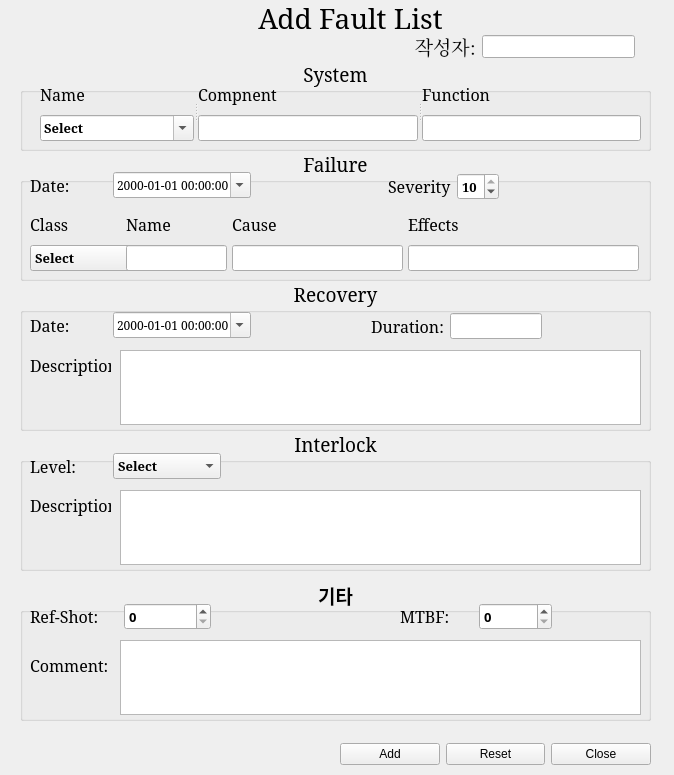
<ui version="4.0" >
 <class>Form</class>
 <widget class="QWidget" name="Form" >
  <property name="windowModality" >
   <enum>Qt::ApplicationModal</enum>
  </property>
  <property name="geometry" >
   <rect>
    <x>0</x>
    <y>0</y>
    <width>674</width>
    <height>775</height>
   </rect>
  </property>
  <property name="windowTitle" >
   <string>Form</string>
  </property>
  <widget class="QLabel" name="lbTitle" >
   <property name="geometry" >
    <rect>
     <x>180</x>
     <y>0</y>
     <width>341</width>
     <height>36</height>
    </rect>
   </property>
   <property name="font" >
    <font>
     <family>Luxi Serif</family>
     <pointsize>21</pointsize>
     <weight>50</weight>
     <bold>false</bold>
    </font>
   </property>
   <property name="text" >
    <string>Add Fault List</string>
   </property>
   <property name="alignment" >
    <set>Qt::AlignCenter</set>
   </property>
  </widget>
  <widget class="QGroupBox" name="groupBox" >
   <property name="geometry" >
    <rect>
     <x>20</x>
     <y>60</y>
     <width>631</width>
     <height>91</height>
    </rect>
   </property>
   <property name="font" >
    <font>
     <family>Luxi Serif</family>
     <pointsize>14</pointsize>
    </font>
   </property>
   <property name="title" >
    <string>System</string>
   </property>
   <property name="alignment" >
    <set>Qt::AlignHCenter</set>
   </property>
   <widget class="QSplitter" name="splitter" >
    <property name="geometry" >
     <rect>
      <x>20</x>
      <y>20</y>
      <width>601</width>
      <height>61</height>
     </rect>
    </property>
    <property name="orientation" >
     <enum>Qt::Horizontal</enum>
    </property>
    <widget class="QWidget" name="layoutWidget" >
     <layout class="QVBoxLayout" >
      <item>
       <widget class="QLabel" name="label_10" >
        <property name="font" >
         <font>
          <family>Luxi Serif</family>
          <pointsize>12</pointsize>
          <weight>50</weight>
          <bold>false</bold>
         </font>
        </property>
        <property name="text" >
         <string>Name</string>
        </property>
        <property name="alignment" >
         <set>Qt::AlignLeading|Qt::AlignLeft|Qt::AlignVCenter</set>
        </property>
       </widget>
      </item>
      <item>
       <widget class="QComboBox" name="cbSubsystem" >
        <property name="font" >
         <font>
          <pointsize>10</pointsize>
          <weight>75</weight>
          <bold>true</bold>
         </font>
        </property>
        <property name="editable" >
         <bool>true</bool>
        </property>
        <item>
         <property name="text" >
          <string>Select</string>
         </property>
        </item>
        <item>
         <property name="text" >
          <string>CCS</string>
         </property>
        </item>
        <item>
         <property name="text" >
          <string>CLS</string>
         </property>
        </item>
        <item>
         <property name="text" >
          <string>CLS_HCS</string>
         </property>
        </item>
        <item>
         <property name="text" >
          <string>CLS_VPS</string>
         </property>
        </item>
        <item>
         <property name="text" >
          <string>CWF</string>
         </property>
        </item>
        <item>
         <property name="text" >
          <string>DDS</string>
         </property>
        </item>
        <item>
         <property name="text" >
          <string>DDS1</string>
         </property>
        </item>
        <item>
         <property name="text" >
          <string>DDS2</string>
         </property>
        </item>
        <item>
         <property name="text" >
          <string>DTV</string>
         </property>
        </item>
        <item>
         <property name="text" >
          <string>ECER</string>
         </property>
        </item>
        <item>
         <property name="text" >
          <string>ECH</string>
         </property>
        </item>
        <item>
         <property name="text" >
          <string>FS</string>
         </property>
        </item>
        <item>
         <property name="text" >
          <string>GEP</string>
         </property>
        </item>
        <item>
         <property name="text" >
          <string>HAM</string>
         </property>
        </item>
        <item>
         <property name="text" >
          <string>HDS</string>
         </property>
        </item>
        <item>
         <property name="text" >
          <string>HDS_VPS</string>
         </property>
        </item>
        <item>
         <property name="text" >
          <string>HDS_HCS</string>
         </property>
        </item>
        <item>
         <property name="text" >
          <string>HRS</string>
         </property>
        </item>
        <item>
         <property name="text" >
          <string>ICRH</string>
         </property>
        </item>
        <item>
         <property name="text" >
          <string>ICS</string>
         </property>
        </item>
        <item>
         <property name="text" >
          <string>MD</string>
         </property>
        </item>
        <item>
         <property name="text" >
          <string>MMW_I</string>
         </property>
        </item>
        <item>
         <property name="text" >
          <string>MPS</string>
         </property>
        </item>
        <item>
         <property name="text" >
          <string>MPS_PF</string>
         </property>
        </item>
        <item>
         <property name="text" >
          <string>MPS_PF1</string>
         </property>
        </item>
        <item>
         <property name="text" >
          <string>MPS_PF2</string>
         </property>
        </item>
        <item>
         <property name="text" >
          <string>MPS_PF3</string>
         </property>
        </item>
        <item>
         <property name="text" >
          <string>MPS_PF4</string>
         </property>
        </item>
        <item>
         <property name="text" >
          <string>MPS_PF5</string>
         </property>
        </item>
        <item>
         <property name="text" >
          <string>MPS_PF6</string>
         </property>
        </item>
        <item>
         <property name="text" >
          <string>MPS_PF7</string>
         </property>
        </item>
        <item>
         <property name="text" >
          <string>MPS_TF</string>
         </property>
        </item>
        <item>
         <property name="text" >
          <string>PCS</string>
         </property>
        </item>
        <item>
         <property name="text" >
          <string>PSI</string>
         </property>
        </item>
        <item>
         <property name="text" >
          <string>QDS</string>
         </property>
        </item>
        <item>
         <property name="text" >
          <string>RMS</string>
         </property>
        </item>
        <item>
         <property name="text" >
          <string>SIS</string>
         </property>
        </item>
        <item>
         <property name="text" >
          <string>TMS</string>
         </property>
        </item>
        <item>
         <property name="text" >
          <string>TMS_STRT</string>
         </property>
        </item>
        <item>
         <property name="text" >
          <string>TMS_TEMP</string>
         </property>
        </item>
        <item>
         <property name="text" >
          <string>VMS</string>
         </property>
        </item>
        <item>
         <property name="text" >
          <string>VMS_CR</string>
         </property>
        </item>
        <item>
         <property name="text" >
          <string>VMS_VV</string>
         </property>
        </item>
        <item>
         <property name="text" >
          <string>VSS</string>
         </property>
        </item>
        <item>
         <property name="text" >
          <string>ETC</string>
         </property>
        </item>
       </widget>
      </item>
     </layout>
    </widget>
    <widget class="QWidget" name="layoutWidget" >
     <layout class="QVBoxLayout" >
      <item>
       <widget class="QLabel" name="label_9" >
        <property name="font" >
         <font>
          <family>Luxi Serif</family>
          <pointsize>12</pointsize>
          <weight>50</weight>
          <bold>false</bold>
         </font>
        </property>
        <property name="text" >
         <string>Compnent</string>
        </property>
        <property name="alignment" >
         <set>Qt::AlignLeading|Qt::AlignLeft|Qt::AlignVCenter</set>
        </property>
       </widget>
      </item>
      <item>
       <widget class="QLineEdit" name="leCompo" >
        <property name="font" >
         <font>
          <pointsize>10</pointsize>
          <weight>50</weight>
          <bold>false</bold>
         </font>
        </property>
       </widget>
      </item>
     </layout>
    </widget>
    <widget class="QWidget" name="layoutWidget" >
     <layout class="QVBoxLayout" >
      <item>
       <widget class="QLabel" name="label_11" >
        <property name="font" >
         <font>
          <family>Luxi Serif</family>
          <pointsize>12</pointsize>
          <weight>50</weight>
          <bold>false</bold>
         </font>
        </property>
        <property name="text" >
         <string>Function</string>
        </property>
        <property name="alignment" >
         <set>Qt::AlignLeading|Qt::AlignLeft|Qt::AlignVCenter</set>
        </property>
       </widget>
      </item>
      <item>
       <widget class="QLineEdit" name="leFunc" >
        <property name="font" >
         <font>
          <pointsize>10</pointsize>
          <weight>50</weight>
          <bold>false</bold>
         </font>
        </property>
       </widget>
      </item>
     </layout>
    </widget>
   </widget>
  </widget>
  <widget class="QGroupBox" name="groupBox_2" >
   <property name="geometry" >
    <rect>
     <x>20</x>
     <y>150</y>
     <width>631</width>
     <height>131</height>
    </rect>
   </property>
   <property name="font" >
    <font>
     <family>Luxi Serif</family>
     <pointsize>14</pointsize>
    </font>
   </property>
   <property name="title" >
    <string>Failure</string>
   </property>
   <property name="alignment" >
    <set>Qt::AlignHCenter</set>
   </property>
   <widget class="QWidget" name="layoutWidget" >
    <property name="geometry" >
     <rect>
      <x>10</x>
      <y>20</y>
      <width>221</width>
      <height>31</height>
     </rect>
    </property>
    <layout class="QHBoxLayout" >
     <item>
      <widget class="QLabel" name="label_2" >
       <property name="font" >
        <font>
         <family>Luxi Serif</family>
         <pointsize>12</pointsize>
         <weight>50</weight>
         <bold>false</bold>
        </font>
       </property>
       <property name="text" >
        <string>Date:</string>
       </property>
       <property name="alignment" >
        <set>Qt::AlignLeading|Qt::AlignLeft|Qt::AlignVCenter</set>
       </property>
      </widget>
     </item>
     <item>
      <widget class="QDateTimeEdit" name="dtFDate" >
       <property name="font" >
        <font>
         <pointsize>9</pointsize>
         <weight>50</weight>
         <bold>false</bold>
        </font>
       </property>
       <property name="displayFormat" >
        <string>yyyy-MM-dd hh:mm:ss</string>
       </property>
       <property name="calendarPopup" >
        <bool>true</bool>
       </property>
      </widget>
     </item>
    </layout>
   </widget>
   <widget class="QWidget" name="layoutWidget" >
    <property name="geometry" >
     <rect>
      <x>10</x>
      <y>60</y>
      <width>115</width>
      <height>61</height>
     </rect>
    </property>
    <layout class="QVBoxLayout" >
     <item>
      <widget class="QLabel" name="label_13" >
       <property name="font" >
        <font>
         <family>Luxi Serif</family>
         <pointsize>12</pointsize>
         <weight>50</weight>
         <bold>false</bold>
        </font>
       </property>
       <property name="text" >
        <string>Class</string>
       </property>
       <property name="alignment" >
        <set>Qt::AlignLeading|Qt::AlignLeft|Qt::AlignVCenter</set>
       </property>
      </widget>
     </item>
     <item>
      <widget class="QComboBox" name="cbFType" >
       <property name="font" >
        <font>
         <pointsize>10</pointsize>
         <weight>75</weight>
         <bold>true</bold>
        </font>
       </property>
       <property name="editable" >
        <bool>false</bool>
       </property>
       <item>
        <property name="text" >
         <string>Select</string>
        </property>
       </item>
       <item>
        <property name="text" >
         <string>HW</string>
        </property>
       </item>
       <item>
        <property name="text" >
         <string>SW</string>
        </property>
       </item>
       <item>
        <property name="text" >
         <string>HW&amp;SW</string>
        </property>
       </item>
       <item>
        <property name="text" >
         <string>Operator</string>
        </property>
       </item>
       <item>
        <property name="text" >
         <string>Operator&amp;SW</string>
        </property>
       </item>
       <item>
        <property name="text" >
         <string>Sequence</string>
        </property>
       </item>
       <item>
        <property name="text" >
         <string>E-Sag</string>
        </property>
       </item>
       <item>
        <property name="text" >
         <string>E-Int</string>
        </property>
       </item>
       <item>
        <property name="text" >
         <string>Utility</string>
        </property>
       </item>
       <item>
        <property name="text" >
         <string>Installation</string>
        </property>
       </item>
       <item>
        <property name="text" >
         <string>U&amp;C</string>
        </property>
       </item>
       <item>
        <property name="text" >
         <string>Experiment</string>
        </property>
       </item>
       <item>
        <property name="text" >
         <string>Unknown</string>
        </property>
       </item>
       <item>
        <property name="text" >
         <string>Non-Classified</string>
        </property>
       </item>
       <item>
        <property name="text" >
         <string>Secondary</string>
        </property>
       </item>
       <item>
        <property name="text" >
         <string>ETC</string>
        </property>
       </item>
      </widget>
     </item>
    </layout>
   </widget>
   <widget class="QWidget" name="layoutWidget" >
    <property name="geometry" >
     <rect>
      <x>106</x>
      <y>60</y>
      <width>101</width>
      <height>61</height>
     </rect>
    </property>
    <layout class="QVBoxLayout" >
     <item>
      <widget class="QLabel" name="label_14" >
       <property name="font" >
        <font>
         <family>Luxi Serif</family>
         <pointsize>12</pointsize>
         <weight>50</weight>
         <bold>false</bold>
        </font>
       </property>
       <property name="text" >
        <string>Name</string>
       </property>
       <property name="alignment" >
        <set>Qt::AlignLeading|Qt::AlignLeft|Qt::AlignVCenter</set>
       </property>
      </widget>
     </item>
     <item>
      <widget class="QLineEdit" name="leFName" >
       <property name="font" >
        <font>
         <pointsize>10</pointsize>
         <weight>50</weight>
         <bold>false</bold>
        </font>
       </property>
      </widget>
     </item>
    </layout>
   </widget>
   <widget class="QWidget" name="layoutWidget" >
    <property name="geometry" >
     <rect>
      <x>212</x>
      <y>60</y>
      <width>171</width>
      <height>61</height>
     </rect>
    </property>
    <layout class="QVBoxLayout" >
     <item>
      <widget class="QLabel" name="label_16" >
       <property name="font" >
        <font>
         <family>Luxi Serif</family>
         <pointsize>12</pointsize>
         <weight>50</weight>
         <bold>false</bold>
        </font>
       </property>
       <property name="text" >
        <string>Cause</string>
       </property>
       <property name="alignment" >
        <set>Qt::AlignLeading|Qt::AlignLeft|Qt::AlignVCenter</set>
       </property>
      </widget>
     </item>
     <item>
      <widget class="QLineEdit" name="leFCause" >
       <property name="font" >
        <font>
         <pointsize>10</pointsize>
         <weight>50</weight>
         <bold>false</bold>
        </font>
       </property>
      </widget>
     </item>
    </layout>
   </widget>
   <widget class="QWidget" name="layoutWidget" >
    <property name="geometry" >
     <rect>
      <x>388</x>
      <y>60</y>
      <width>231</width>
      <height>61</height>
     </rect>
    </property>
    <layout class="QVBoxLayout" >
     <item>
      <widget class="QLabel" name="label_17" >
       <property name="font" >
        <font>
         <family>Luxi Serif</family>
         <pointsize>12</pointsize>
         <weight>50</weight>
         <bold>false</bold>
        </font>
       </property>
       <property name="text" >
        <string>Effects</string>
       </property>
       <property name="alignment" >
        <set>Qt::AlignLeading|Qt::AlignLeft|Qt::AlignVCenter</set>
       </property>
      </widget>
     </item>
     <item>
      <widget class="QLineEdit" name="leFEffect" >
       <property name="font" >
        <font>
         <pointsize>10</pointsize>
         <weight>50</weight>
         <bold>false</bold>
        </font>
       </property>
      </widget>
     </item>
    </layout>
   </widget>
   <widget class="QWidget" name="layoutWidget" >
    <property name="geometry" >
     <rect>
      <x>368</x>
      <y>20</y>
      <width>111</width>
      <height>33</height>
     </rect>
    </property>
    <layout class="QHBoxLayout" >
     <item>
      <widget class="QLabel" name="label_15" >
       <property name="font" >
        <font>
         <family>Luxi Serif</family>
         <pointsize>12</pointsize>
         <weight>50</weight>
         <bold>false</bold>
        </font>
       </property>
       <property name="text" >
        <string>Severity</string>
       </property>
       <property name="alignment" >
        <set>Qt::AlignLeading|Qt::AlignLeft|Qt::AlignVCenter</set>
       </property>
      </widget>
     </item>
     <item>
      <widget class="QSpinBox" name="sbFSeverity" >
       <property name="font" >
        <font>
         <pointsize>10</pointsize>
         <weight>75</weight>
         <bold>true</bold>
        </font>
       </property>
       <property name="minimum" >
        <number>1</number>
       </property>
       <property name="maximum" >
        <number>10</number>
       </property>
       <property name="value" >
        <number>10</number>
       </property>
      </widget>
     </item>
    </layout>
   </widget>
  </widget>
  <widget class="QGroupBox" name="groupBox_3" >
   <property name="geometry" >
    <rect>
     <x>20</x>
     <y>280</y>
     <width>631</width>
     <height>151</height>
    </rect>
   </property>
   <property name="font" >
    <font>
     <family>Luxi Serif</family>
     <pointsize>14</pointsize>
    </font>
   </property>
   <property name="title" >
    <string>Recovery</string>
   </property>
   <property name="alignment" >
    <set>Qt::AlignHCenter</set>
   </property>
   <widget class="QWidget" name="layoutWidget" >
    <property name="geometry" >
     <rect>
      <x>10</x>
      <y>30</y>
      <width>221</width>
      <height>31</height>
     </rect>
    </property>
    <layout class="QHBoxLayout" >
     <item>
      <widget class="QLabel" name="label_8" >
       <property name="font" >
        <font>
         <family>Luxi Serif</family>
         <pointsize>12</pointsize>
         <weight>50</weight>
         <bold>false</bold>
        </font>
       </property>
       <property name="text" >
        <string>Date:</string>
       </property>
       <property name="alignment" >
        <set>Qt::AlignLeading|Qt::AlignLeft|Qt::AlignVCenter</set>
       </property>
      </widget>
     </item>
     <item>
      <widget class="QDateTimeEdit" name="dtRDate" >
       <property name="font" >
        <font>
         <pointsize>9</pointsize>
         <weight>50</weight>
         <bold>false</bold>
        </font>
       </property>
       <property name="displayFormat" >
        <string>yyyy-MM-dd hh:mm:ss</string>
       </property>
       <property name="calendarPopup" >
        <bool>true</bool>
       </property>
      </widget>
     </item>
    </layout>
   </widget>
   <widget class="QTextEdit" name="teRDesc" >
    <property name="geometry" >
     <rect>
      <x>100</x>
      <y>70</y>
      <width>521</width>
      <height>75</height>
     </rect>
    </property>
    <property name="font" >
     <font>
      <pointsize>12</pointsize>
     </font>
    </property>
   </widget>
   <widget class="QLabel" name="label_19" >
    <property name="geometry" >
     <rect>
      <x>10</x>
      <y>70</y>
      <width>81</width>
      <height>31</height>
     </rect>
    </property>
    <property name="font" >
     <font>
      <family>Luxi Serif</family>
      <pointsize>12</pointsize>
      <weight>50</weight>
      <bold>false</bold>
     </font>
    </property>
    <property name="text" >
     <string>Description:</string>
    </property>
    <property name="alignment" >
     <set>Qt::AlignLeading|Qt::AlignLeft|Qt::AlignVCenter</set>
    </property>
   </widget>
   <widget class="QWidget" name="layoutWidget" >
    <property name="geometry" >
     <rect>
      <x>351</x>
      <y>30</y>
      <width>171</width>
      <height>33</height>
     </rect>
    </property>
    <layout class="QHBoxLayout" >
     <item>
      <widget class="QLabel" name="label_18" >
       <property name="font" >
        <font>
         <family>Luxi Serif</family>
         <pointsize>12</pointsize>
         <weight>50</weight>
         <bold>false</bold>
        </font>
       </property>
       <property name="text" >
        <string>Duration:</string>
       </property>
       <property name="alignment" >
        <set>Qt::AlignLeading|Qt::AlignLeft|Qt::AlignVCenter</set>
       </property>
      </widget>
     </item>
     <item>
      <widget class="QLineEdit" name="leRDuration" >
       <property name="font" >
        <font>
         <pointsize>10</pointsize>
         <weight>50</weight>
         <bold>false</bold>
        </font>
       </property>
      </widget>
     </item>
    </layout>
   </widget>
  </widget>
  <widget class="QGroupBox" name="groupBox_4" >
   <property name="geometry" >
    <rect>
     <x>20</x>
     <y>430</y>
     <width>631</width>
     <height>141</height>
    </rect>
   </property>
   <property name="font" >
    <font>
     <family>Luxi Serif</family>
     <pointsize>14</pointsize>
    </font>
   </property>
   <property name="title" >
    <string>Interlock</string>
   </property>
   <property name="alignment" >
    <set>Qt::AlignHCenter</set>
   </property>
   <widget class="QLabel" name="label_20" >
    <property name="geometry" >
     <rect>
      <x>10</x>
      <y>60</y>
      <width>81</width>
      <height>31</height>
     </rect>
    </property>
    <property name="font" >
     <font>
      <family>Luxi Serif</family>
      <pointsize>12</pointsize>
      <weight>50</weight>
      <bold>false</bold>
     </font>
    </property>
    <property name="text" >
     <string>Description:</string>
    </property>
    <property name="alignment" >
     <set>Qt::AlignLeading|Qt::AlignLeft|Qt::AlignVCenter</set>
    </property>
   </widget>
   <widget class="QTextEdit" name="teIDesc" >
    <property name="geometry" >
     <rect>
      <x>100</x>
      <y>60</y>
      <width>521</width>
      <height>75</height>
     </rect>
    </property>
    <property name="font" >
     <font>
      <pointsize>12</pointsize>
     </font>
    </property>
   </widget>
   <widget class="QWidget" name="layoutWidget" >
    <property name="geometry" >
     <rect>
      <x>10</x>
      <y>20</y>
      <width>191</width>
      <height>33</height>
     </rect>
    </property>
    <layout class="QHBoxLayout" >
     <item>
      <widget class="QLabel" name="label_12" >
       <property name="font" >
        <font>
         <family>Luxi Serif</family>
         <pointsize>12</pointsize>
         <weight>50</weight>
         <bold>false</bold>
        </font>
       </property>
       <property name="text" >
        <string>Level:</string>
       </property>
       <property name="alignment" >
        <set>Qt::AlignLeading|Qt::AlignLeft|Qt::AlignVCenter</set>
       </property>
      </widget>
     </item>
     <item>
      <widget class="QComboBox" name="cbILevel" >
       <property name="font" >
        <font>
         <pointsize>10</pointsize>
         <weight>75</weight>
         <bold>true</bold>
        </font>
       </property>
       <property name="editable" >
        <bool>false</bool>
       </property>
       <item>
        <property name="text" >
         <string>Select</string>
        </property>
       </item>
       <item>
        <property name="text" >
         <string>L1</string>
        </property>
       </item>
       <item>
        <property name="text" >
         <string>L2</string>
        </property>
       </item>
       <item>
        <property name="text" >
         <string>L3</string>
        </property>
       </item>
       <item>
        <property name="text" >
         <string>L4</string>
        </property>
       </item>
       <item>
        <property name="text" >
         <string>WARNNING</string>
        </property>
       </item>
       <item>
        <property name="text" >
         <string>NONE</string>
        </property>
       </item>
      </widget>
     </item>
    </layout>
   </widget>
  </widget>
  <widget class="QGroupBox" name="groupBox_5" >
   <property name="geometry" >
    <rect>
     <x>20</x>
     <y>580</y>
     <width>631</width>
     <height>141</height>
    </rect>
   </property>
   <property name="font" >
    <font>
     <family>Baekmuk Gulim</family>
     <pointsize>14</pointsize>
     <weight>75</weight>
     <bold>true</bold>
    </font>
   </property>
   <property name="title" >
    <string>기타</string>
   </property>
   <property name="alignment" >
    <set>Qt::AlignHCenter</set>
   </property>
   <widget class="QWidget" name="layoutWidget" >
    <property name="geometry" >
     <rect>
      <x>10</x>
      <y>20</y>
      <width>181</width>
      <height>33</height>
     </rect>
    </property>
    <layout class="QHBoxLayout" >
     <item>
      <widget class="QLabel" name="label_22" >
       <property name="font" >
        <font>
         <family>Luxi Serif</family>
         <pointsize>12</pointsize>
         <weight>50</weight>
         <bold>false</bold>
        </font>
       </property>
       <property name="text" >
        <string>Ref-Shot:</string>
       </property>
       <property name="alignment" >
        <set>Qt::AlignLeading|Qt::AlignLeft|Qt::AlignVCenter</set>
       </property>
      </widget>
     </item>
     <item>
      <widget class="QSpinBox" name="sbRefShotNo" >
       <property name="font" >
        <font>
         <pointsize>10</pointsize>
         <weight>75</weight>
         <bold>true</bold>
        </font>
       </property>
       <property name="maximum" >
        <number>99999999</number>
       </property>
      </widget>
     </item>
    </layout>
   </widget>
   <widget class="QLabel" name="label_21" >
    <property name="geometry" >
     <rect>
      <x>10</x>
      <y>70</y>
      <width>81</width>
      <height>31</height>
     </rect>
    </property>
    <property name="font" >
     <font>
      <family>Luxi Serif</family>
      <pointsize>12</pointsize>
      <weight>50</weight>
      <bold>false</bold>
     </font>
    </property>
    <property name="text" >
     <string>Comment:</string>
    </property>
    <property name="alignment" >
     <set>Qt::AlignLeading|Qt::AlignLeft|Qt::AlignVCenter</set>
    </property>
   </widget>
   <widget class="QTextEdit" name="teComment" >
    <property name="geometry" >
     <rect>
      <x>100</x>
      <y>60</y>
      <width>521</width>
      <height>75</height>
     </rect>
    </property>
    <property name="font" >
     <font>
      <family>Luxi Serif</family>
      <pointsize>12</pointsize>
      <weight>50</weight>
      <bold>false</bold>
     </font>
    </property>
   </widget>
   <widget class="QWidget" name="layoutWidget_3" >
    <property name="geometry" >
     <rect>
      <x>380</x>
      <y>20</y>
      <width>152</width>
      <height>33</height>
     </rect>
    </property>
    <layout class="QHBoxLayout" >
     <item>
      <widget class="QLabel" name="label_23" >
       <property name="font" >
        <font>
         <family>Luxi Serif</family>
         <pointsize>12</pointsize>
         <weight>50</weight>
         <bold>false</bold>
        </font>
       </property>
       <property name="text" >
        <string>MTBF:</string>
       </property>
       <property name="alignment" >
        <set>Qt::AlignLeading|Qt::AlignLeft|Qt::AlignVCenter</set>
       </property>
      </widget>
     </item>
     <item>
      <widget class="QSpinBox" name="sbMTBF" >
       <property name="font" >
        <font>
         <pointsize>10</pointsize>
         <weight>75</weight>
         <bold>true</bold>
        </font>
       </property>
       <property name="maximum" >
        <number>99999999</number>
       </property>
      </widget>
     </item>
    </layout>
   </widget>
  </widget>
  <widget class="QWidget" name="layoutWidget" >
   <property name="geometry" >
    <rect>
     <x>414</x>
     <y>30</y>
     <width>221</width>
     <height>33</height>
    </rect>
   </property>
   <layout class="QHBoxLayout" >
    <item>
     <widget class="QLabel" name="label_6" >
      <property name="font" >
       <font>
        <family>Luxi Serif</family>
        <pointsize>14</pointsize>
        <weight>50</weight>
        <bold>false</bold>
       </font>
      </property>
      <property name="text" >
       <string>작성자:</string>
      </property>
      <property name="alignment" >
       <set>Qt::AlignRight|Qt::AlignTrailing|Qt::AlignVCenter</set>
      </property>
     </widget>
    </item>
    <item>
     <widget class="QLineEdit" name="leWriter" >
      <property name="font" >
       <font>
        <pointsize>10</pointsize>
        <weight>75</weight>
        <bold>true</bold>
       </font>
      </property>
     </widget>
    </item>
   </layout>
  </widget>
  <widget class="QWidget" name="layoutWidget" >
   <property name="geometry" >
    <rect>
     <x>340</x>
     <y>740</y>
     <width>311</width>
     <height>29</height>
    </rect>
   </property>
   <layout class="QHBoxLayout" >
    <item>
     <widget class="QPushButton" name="pbAdd" >
      <property name="text" >
       <string>Add</string>
      </property>
     </widget>
    </item>
    <item>
     <widget class="QPushButton" name="pbReset" >
      <property name="text" >
       <string>Reset</string>
      </property>
     </widget>
    </item>
    <item>
     <widget class="QPushButton" name="pbClose" >
      <property name="text" >
       <string>Close</string>
      </property>
     </widget>
    </item>
   </layout>
  </widget>
 </widget>
 <resources/>
 <connections/>
</ui>
